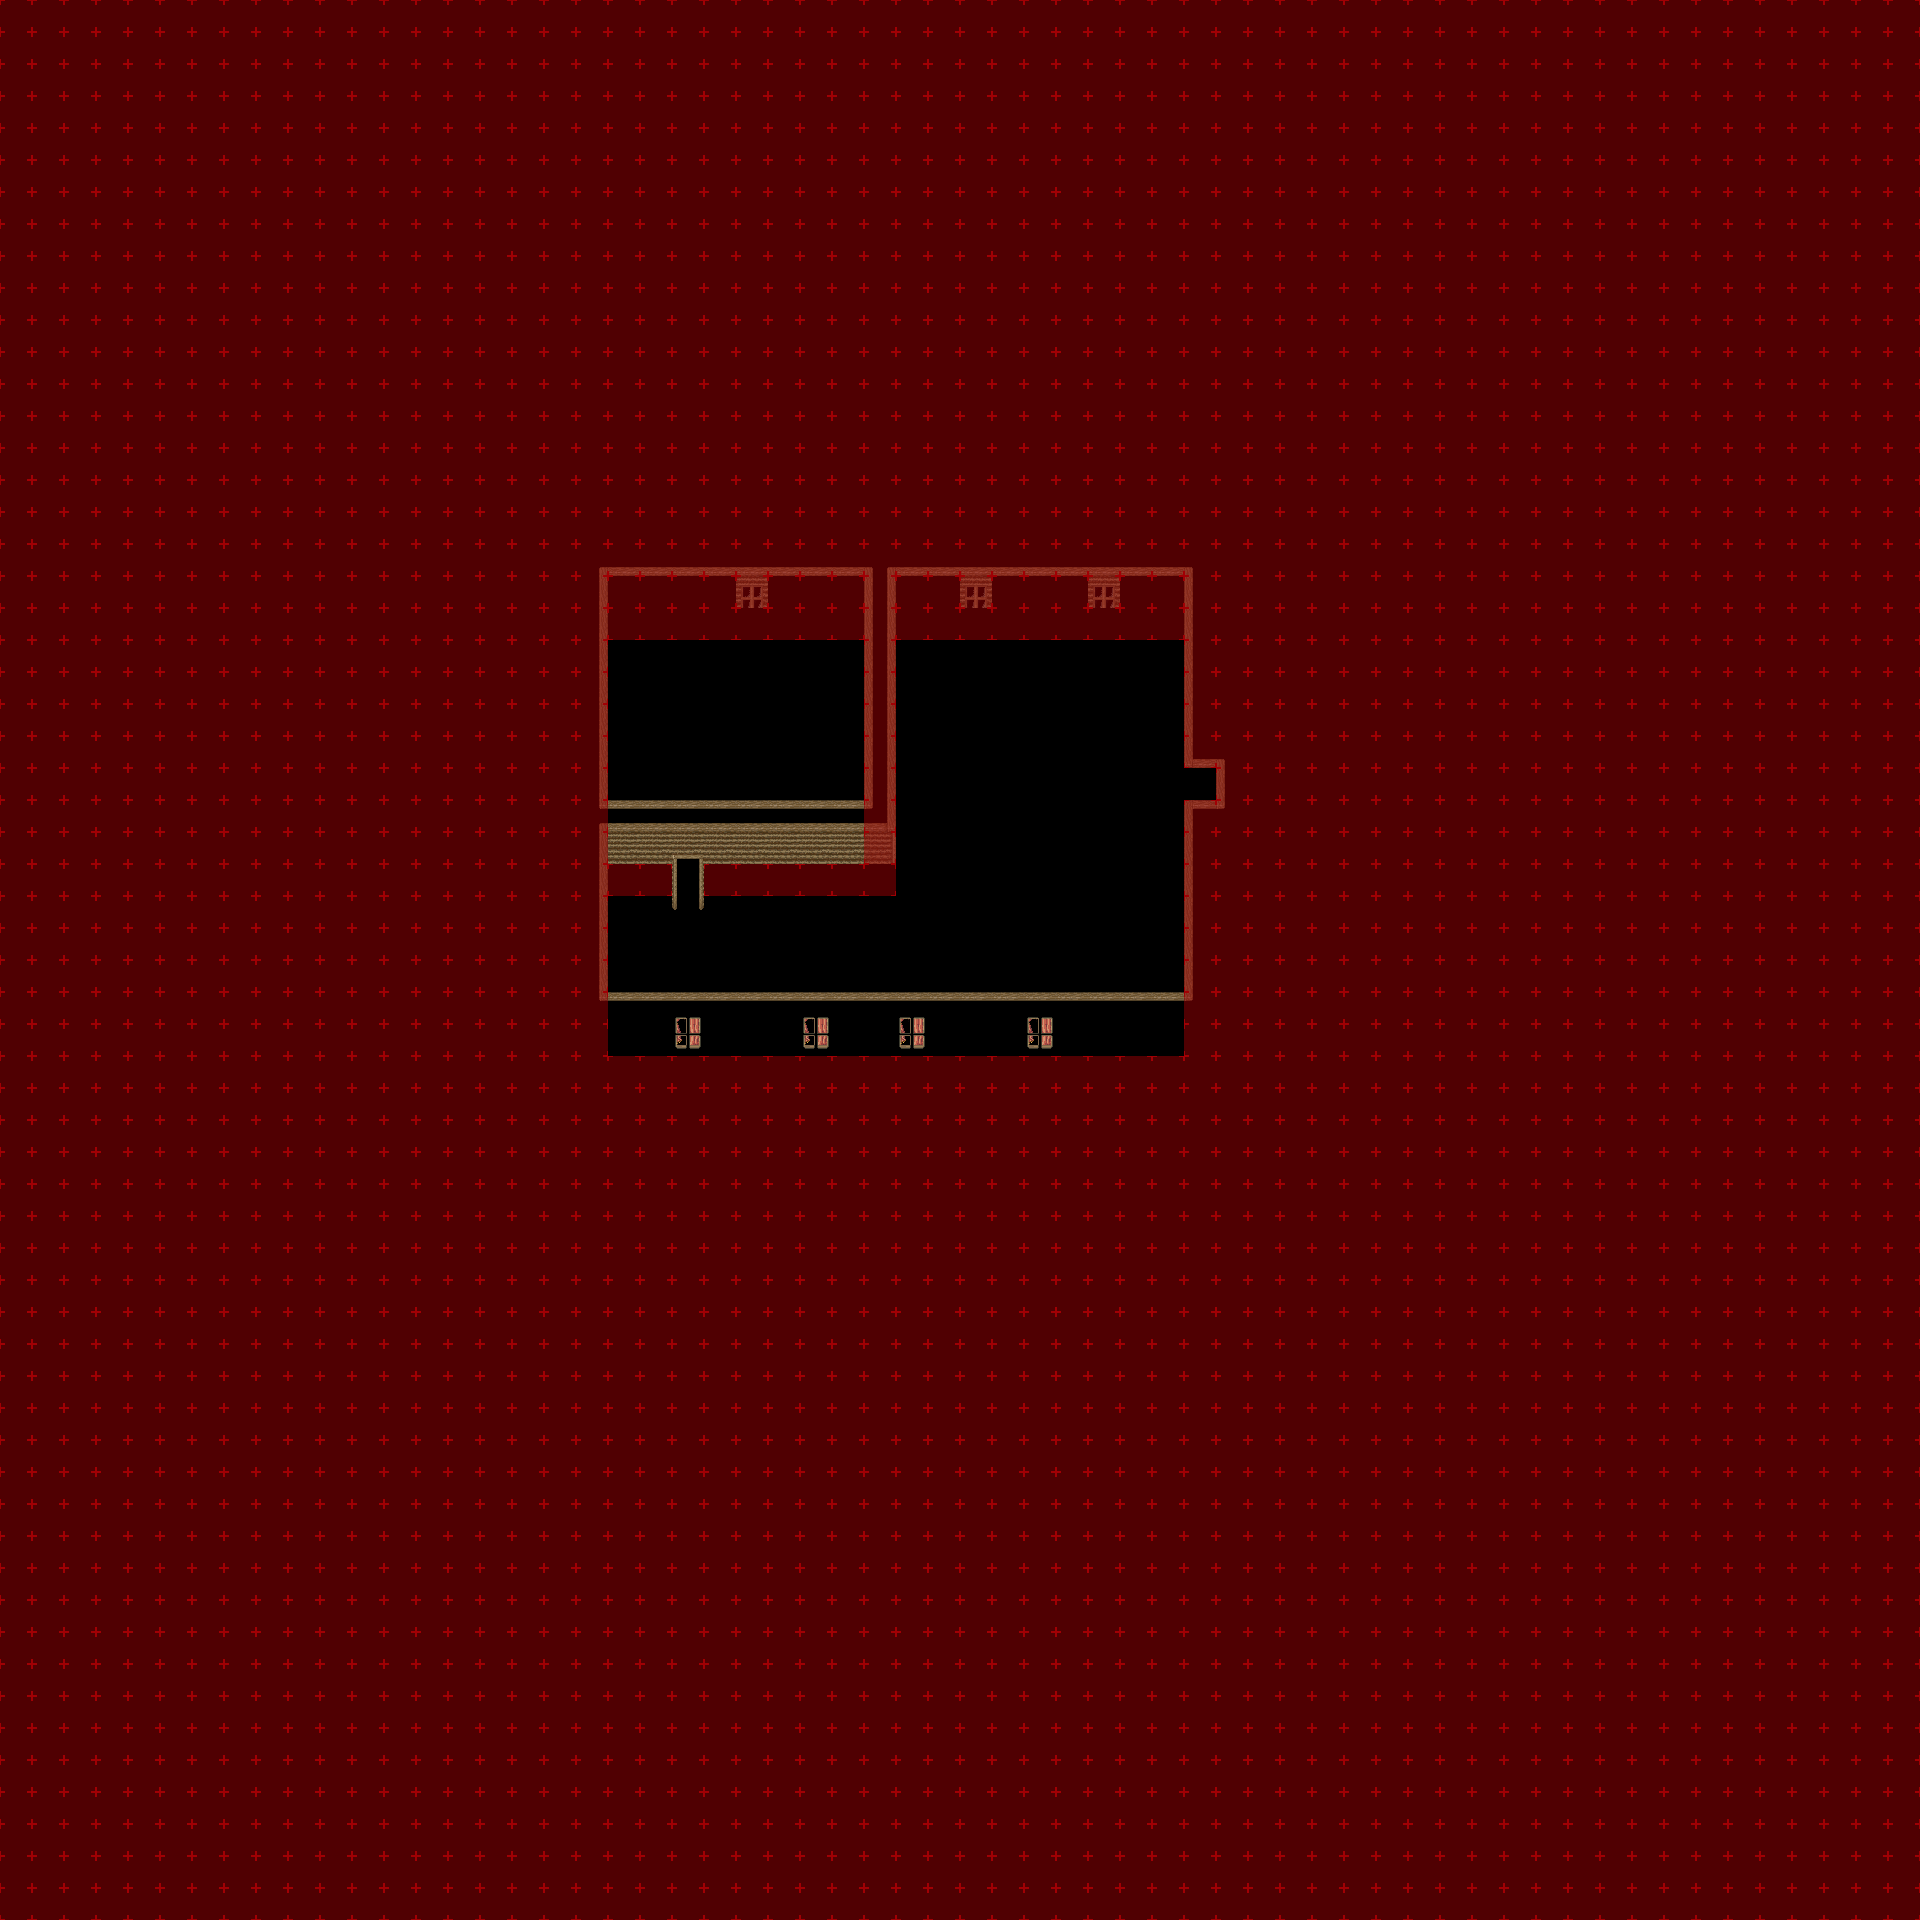

A 2D game scene composited from a Tiled map and its tileset images. What follows is a short description and the map's XML, with each tile layer's data collapsed to a summary:
An orthogonal 60x60 tile map with 32x32 px tiles, 6 tile layers (Ground 2, Fringe, Over 1, Over 2, ...), 1 hidden layer not drawn, 3 tilesets and 1 object (warp).

<map version="1.4" tiledversion="1.4.1" orientation="orthogonal" renderorder="right-down" compressionlevel="0" width="60" height="60" tilewidth="32" tileheight="32" infinite="0" nextlayerid="9" nextobjectid="3">
 <properties>
  <property name="license" value="CC BY-SA 3.0" />
  <property name="manaplus version" value="2" />
  <property name="minimap" value="graphics/minimaps/008-2-29.png" />
  <property name="name" value="Pool House" />
 </properties>
 <tileset firstgid="1" name="hurns-indoor" tilewidth="32" tileheight="32" tilecount="256" columns="16">
  <image source="../graphics/tilesets/hurns-indoor.png" width="512" height="512" />
 </tileset>
 <tileset firstgid="257" name="collision" tilewidth="32" tileheight="32" tilecount="9" columns="3">
  <image source="../graphics/tilesets/collision.png" width="96" height="96" />
 </tileset>
 <tileset firstgid="266" name="hurns-ground" tilewidth="32" tileheight="32" tilecount="256" columns="16">
  <image source="../graphics/tilesets/hurns-ground.png" width="512" height="512" />
 </tileset>
 <layer id="1" name="Ground 1" width="60" height="60" visible="0">
  <data>[3600 cells, 3600 non-empty, 11 distinct tile ids]</data>
 </layer>
 <layer id="2" name="Ground 2" width="60" height="60">
  <data>[3600 cells, 5 non-empty, 3 distinct tile ids]</data>
 </layer>
 <layer id="3" name="Fringe" width="60" height="60">
  <data>[3600 cells, 0 non-empty, 0 distinct tile ids]</data>
 </layer>
 <layer id="4" name="Over 1" width="60" height="60">
  <data>[3600 cells, 2995 non-empty, 21 distinct tile ids]</data>
 </layer>
 <layer id="5" name="Over 2" width="60" height="60">
  <data>[3600 cells, 0 non-empty, 0 distinct tile ids]</data>
 </layer>
 <layer id="6" name="Collision" width="60" height="60">
  <data>[3600 cells, 3380 non-empty, 1 distinct tile ids]</data>
 </layer>
 <layer id="7" name="Heights" width="60" height="60">
  <data>[3600 cells, 0 non-empty, 0 distinct tile ids]</data>
 </layer>
 <objectgroup id="8" name="Objects">
  <properties>
   <property name="dest_map" value="008-1" />
   <property name="dest_x" value="234" />
   <property name="dest_y" value="131" />
  </properties>
  <object id="1" name="To Outside" type="warp" x="1184" y="768" width="32" height="32">
   <properties>
    <property name="dest_map" value="008-1" />
    <property name="dest_x" value="234" />
    <property name="dest_y" value="131" />
   </properties>
  </object>
 </objectgroup>
</map>
